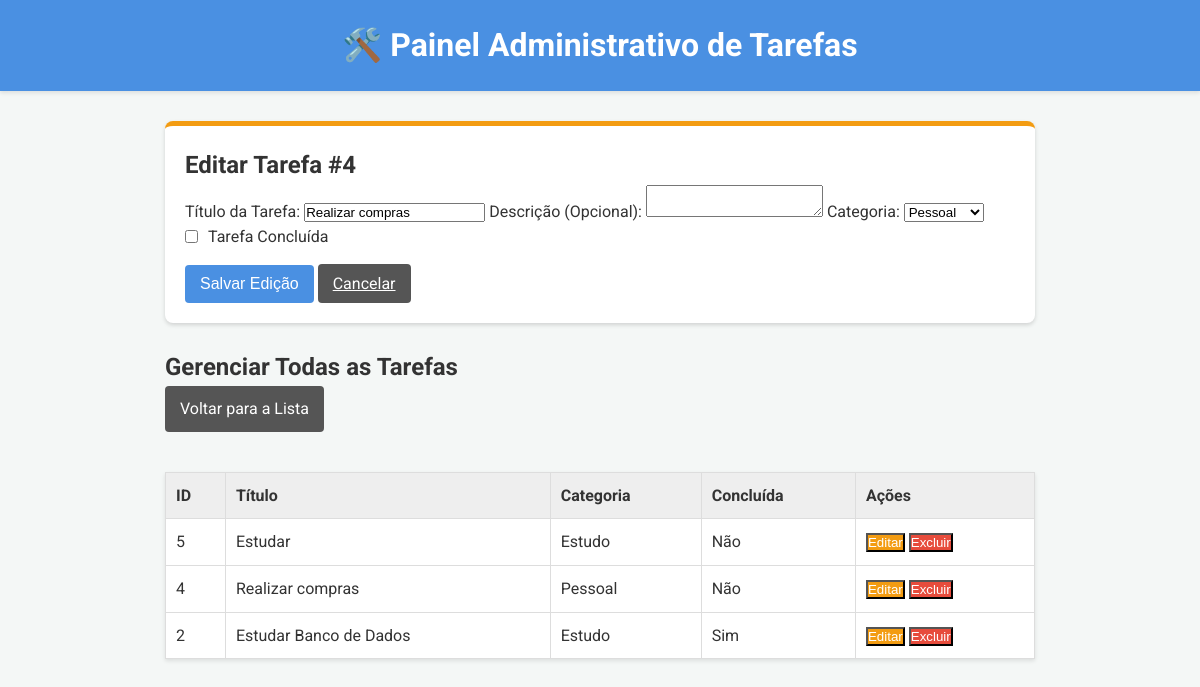
/admin/admin.php?editar_id=4, run on the app's committed database.
### tables this page shows
CREATE TABLE `tarefas` (
  `id` int(11) NOT NULL,
  `titulo` varchar(255) NOT NULL,
  `descricao` text DEFAULT NULL,
  `data_criacao` datetime DEFAULT current_timestamp(),
  `concluida` tinyint(1) DEFAULT 0,
  `categoria_id` int(11) DEFAULT NULL
);

CREATE TABLE `categorias` (
  `id` int(11) NOT NULL,
  `nome` varchar(100) NOT NULL
);

### admin/admin.php (the view, shortened to what this page needs)
<?php
include '../includes/conexao.php';
$sql_tarefas = "SELECT t.id, t.titulo, t.descricao, t.concluida, c.nome as categoria_nome
                FROM tarefas t
                LEFT JOIN categorias c ON t.categoria_id = c.id
                ORDER BY t.data_criacao DESC";
$result_tarefas = $conn->query($sql_tarefas);
$sql_categorias = "SELECT id, nome FROM categorias ORDER BY nome ASC";
$tarefa_editar = null;
$categorias_edicao = [];
if (isset($_GET['editar_id'])) {
    $id_editar = (int)$_GET['editar_id'];
    $sql_edit = "SELECT id, titulo, descricao, concluida, categoria_id FROM tarefas WHERE id = $id_editar";
    $result_edit = $conn->query($sql_edit);
    if ($result_edit->num_rows > 0) {
        $tarefa_editar = $result_edit->fetch_assoc();
        $result_categorias_edicao = $conn->query($sql_categorias);
        while($cat = $result_categorias_edicao->fetch_assoc()) {
            $categorias_edicao[] = $cat;
        }
    }
}
?>
<!DOCTYPE html>
<html lang="pt-BR">
<head>
    <link rel="stylesheet" href="../css/style.css">
</head>
<body>
    <header>
        <h1>🛠️ Painel Administrativo de Tarefas</h1>
    </header>
    <main>
        <?php if ($tarefa_editar): ?>
            <div class="form-edicao">
                <h2>Editar Tarefa #<?php echo $tarefa_editar['id']; ?></h2>
                <form action="admin.php" method="POST">
                    <label for="titulo_edit">Título da Tarefa:</label>
                    <input type="text" id="titulo_edit" name="titulo" value="<?php echo htmlspecialchars($tarefa_editar['titulo']); ?>" required>
                    <label for="descricao_edit">Descrição (Opcional):</label>
                    <textarea id="descricao_edit" name="descricao"><?php echo htmlspecialchars($tarefa_editar['descricao']); ?></textarea>
                    <label for="categoria_id_edit">Categoria:</label>
                    <select id="categoria_id_edit" name="categoria_id">
                        <?php foreach($categorias_edicao as $cat): ?>
                            <option value="<?php echo $cat['id']; ?>" <?php echo $tarefa_editar['categoria_id'] == $cat['id'] ? 'selected' : ''; ?>>
                                <?php echo htmlspecialchars($cat['nome']); ?>
                            </option>
                        <?php endforeach; ?>
                    </select>
                    <label style="display: flex; align-items: center;">
                        <input type="checkbox" name="concluida" value="1" <?php echo $tarefa_editar['concluida'] ? 'checked' : ''; ?> style="margin-right: 10px; width: auto;">
                        Tarefa Concluída
                    </label>
                    <button type="submit" name="editar" class="btn-submit" style="margin-top: 15px;">Salvar Edição</button>
                    <a href="admin.php" class="btn-submit" style="background-color: #555;">Cancelar</a>
                </form>
            </div>
        <?php endif; ?>
        <h2>Gerenciar Todas as Tarefas</h2>
        <a href="../index.php" class="btn-admin" style="background-color: #555; margin-bottom: 20px;">Voltar para a Lista</a>
        <table class="tabela-admin">
            <thead>
                <tr>
                    <th>ID</th>
                    <th>Título</th>
                    <th>Categoria</th>
                    <th>Concluída</th>
                    <th>Ações</th>
                </tr>
            </thead>
            <tbody>
                <?php
                if ($result_tarefas->num_rows > 0):
                    while($tarefa = $result_tarefas->fetch_assoc()):
                ?>
                    <tr>
                        <td><?php echo $tarefa['id']; ?></td>
                        <td><?php echo htmlspecialchars($tarefa['titulo']); ?></td>
                        <td><?php echo htmlspecialchars($tarefa['categoria_nome'] ?? 'N/A'); ?></td>
                        <td><?php echo $tarefa['concluida'] ? 'Sim' : 'Não'; ?></td>
                        <td>
                            <a href="admin.php?editar_id=<?php echo $tarefa['id']; ?>"><button class="btn-editar">Editar</button></a>
                            <a href="admin.php?excluir_id=<?php echo $tarefa['id']; ?>" onclick="return confirm('ATENÇÃO: Deseja realmente excluir esta tarefa?');"><button class="btn-excluir">Excluir</button></a>
                        </td>
                    </tr>
                <?php
                    endwhile;
                else:
                ?>
                    <tr><td colspan="5">Nenhuma tarefa encontrada.</td></tr>
                <?php endif; ?>
            </tbody>
        </table>
    </main>
</body>
</html>

### css/style.css (style rules this page uses)
:root { --cor-primaria: #4A90E2; --cor-fundo: #f4f7f6; --cor-cartao: #ffffff; --cor-texto: #333; --sombra-leve: 0 2px 4px rgba(0, 0, 0, 0.1); }
* { box-sizing: border-box; margin: 0; padding: 0; }
body { font-family: 'Roboto', sans-serif; background-color: var(--cor-fundo); color: var(--cor-texto); line-height: 1.6; padding-bottom: 50px; }
header { background-color: var(--cor-primaria); color: var(--cor-cartao); padding: 20px 0; text-align: center; box-shadow: var(--sombra-leve); }
main { max-width: 900px; margin: 30px auto; padding: 0 15px; }
.btn-submit { background-color: var(--cor-primaria); color: var(--cor-cartao); padding: 10px 15px; border: none; border-radius: 4px; cursor: pointer; font-size: 16px; transition: background-color 0.3s; }
.btn-editar { background-color: #f39c12; color: white; }
.btn-excluir { background-color: #e74c3c; color: white; }
.btn-admin { background-color: #9b59b6; color: white; text-decoration: none; display: inline-block; padding: 10px 15px; border-radius: 4px; }

### admin/admin.php (style rules this page uses)
.tabela-admin { width: 100%; border-collapse: collapse; margin-top: 20px; background-color: white; box-shadow: 0 2px 4px rgba(0,0,0,0.1); }
.tabela-admin th, .tabela-admin td { border: 1px solid #ddd; padding: 10px; text-align: left; }
.tabela-admin th { background-color: #eee; font-weight: 700; }
.form-edicao { background-color: #fff; padding: 20px; margin-bottom: 25px; border-radius: 8px; box-shadow: 0 2px 4px rgba(0,0,0,0.15); border-top: 5px solid #f39c12; }

### data on the page
tarefas: id "4", titulo "Realizar compras", categoria_id "Pessoal", categoria.nome "Pessoal", shows "Não"
tarefas: id "5", titulo "Estudar", categoria.nome "Estudo", concluida "Não"
tarefas: id "2", titulo "Estudar Banco de Dados", categoria.nome "Estudo", concluida "Sim"
